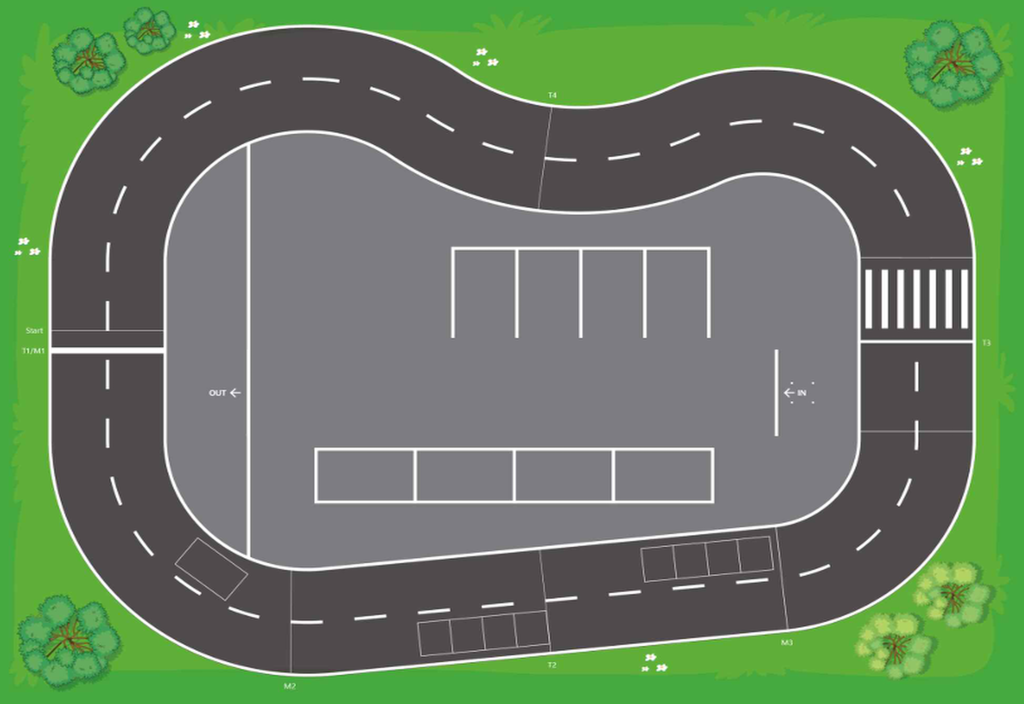
#> input picture sim/assets/generated/track_texture_unscaled_preview.png, 4096 x 2815 px (shown at 1/4 size)
$ python -i build_map.py   (imports and definitions only)
#> lines starting #> are read from the running program, lines starting #| are printed output that depends on the picture; after the words box and inside, x2 and y2 are one past the last pixel; in counts of white or black regions, pixels touching at a corner belong together
### sim/config.py
from __future__ import annotations

import json
import math
import os
import tempfile
from copy import deepcopy
from pathlib import Path
from typing import Any, Iterable


SIM_ROOT = Path(__file__).resolve().parent
DEFAULT_CONFIG_PATH = SIM_ROOT / "config" / "sim_config.json"


class ConfigurationError(RuntimeError):
    """Raised when a required measured value is absent or invalid."""


def sim_path(value: str | os.PathLike[str], *, must_exist: bool = False) -> Path:
    """Resolve a path and reject every destination outside ``sim``."""
#> further down, picture is the input picture: shape (2815, 4096, 3); mean B, G, R 97.2, 126, 103.3

    candidate = Path(value)
    resolved = candidate.resolve() if candidate.is_absolute() else (SIM_ROOT / candidate).resolve()
    try:
        resolved.relative_to(SIM_ROOT)
    except ValueError as exc:
        raise ConfigurationError(f"Path escapes the sim directory: {resolved}") from exc
    if must_exist and not resolved.exists():
        raise ConfigurationError(f"Required sim file does not exist: {resolved}")
    return resolved


# [128 lines left out: functions readable_path, _read_json, _deep_merge, load_config, get_value, set_value and 1 more, not called in this run]


MAP_REQUIRED = (
    "map.physical_width_m",
    "map.physical_height_m",
)

VEHICLE_GEOMETRY_REQUIRED = (
    "vehicle.body_length_m",
    "vehicle.body_width_m",
    "vehicle.body_height_m",
    "vehicle.rear_axle_from_rear_m",
    "vehicle.front_axle_from_rear_m",
    "vehicle.wheelbase_m",
    "vehicle.front_track_m",
    "vehicle.rear_track_m",
    "vehicle.wheel_radius_m",
    "vehicle.wheel_width_m",
)

KINEMATIC_HARDWARE_REQUIRED = (
    "hardware.command.steer_min",
    "hardware.command.steer_max",
    "hardware.command.drive_pwm_min",
    "hardware.command.drive_pwm_max",
    "hardware.command.drive_pwm_deadband",
    "hardware.steering.straight_command",
    "hardware.steering.left_angle_deg_at_steer_min",
    "hardware.steering.right_angle_deg_at_steer_max",
    "hardware.steering.command_slew_per_second",
    "hardware.drive.driven_axle",
    "hardware.drive.pwm_speed_table",
    "hardware.drive.speed_response_mode",
    "hardware.drive.zero_pwm_behavior",
)

SPAWN_REQUIRED = (
    "map.spawn.rear_axle_x_m",
    "map.spawn.rear_axle_y_m",
    "map.spawn.yaw_deg",
)

AUTO_CAMERA_REQUIRED = (
    "hardware.camera.width_px",
    "hardware.camera.height_px",
    "hardware.camera.fps",
    "hardware.camera.horizontal_fov_deg",
    "hardware.camera.position_from_rear_axle_m",
    "hardware.camera.pitch_deg",
    "hardware.camera.yaw_deg",
)


# [60 lines left out: functions missing_parameters, require_parameters, write_json_in_sim, not called in this run]

### sim/build_map.py
from __future__ import annotations

import argparse
import hashlib
from pathlib import Path
from typing import Any

import cv2
import numpy as np

try:
    from .config import (
        DEFAULT_CONFIG_PATH,
        ConfigurationError,
        get_value,
        is_known,
        load_config,
        require_parameters,
        set_value,
        sim_path,
        write_json_in_sim,
    )
except ImportError:  # Direct execution: python sim/build_map.py
    from config import (
        DEFAULT_CONFIG_PATH,
        ConfigurationError,
        get_value,
        is_known,
        load_config,
        require_parameters,
        set_value,
        sim_path,
        write_json_in_sim,
    )


GENERATED_DIR = sim_path("assets/generated")


def _largest_component_bbox(mask: np.ndarray) -> tuple[int, int, int, int]:
    count, _, stats, _ = cv2.connectedComponentsWithStats(mask.astype(np.uint8), 8)
    if count <= 1:
        raise ConfigurationError("Could not find a colored map region in the source image.")
    component = 1 + int(np.argmax(stats[1:, cv2.CC_STAT_AREA]))
    x, y, width, height, _ = (int(value) for value in stats[component])
    return x, y, x + width, y + height


def detect_rgb_artwork_bbox(image: np.ndarray) -> tuple[int, int, int, int]:
    """Find the saturated rectangular artwork while excluding the white screenshot."""

    hsv = cv2.cvtColor(image, cv2.COLOR_BGR2HSV)
#> hsv: shape (2815, 4096, 3); mean H, S, V 110.9, 56.9, 129.9
    colored = ((hsv[:, :, 1] > 5) & (hsv[:, :, 2] < 254)).astype(np.uint8)
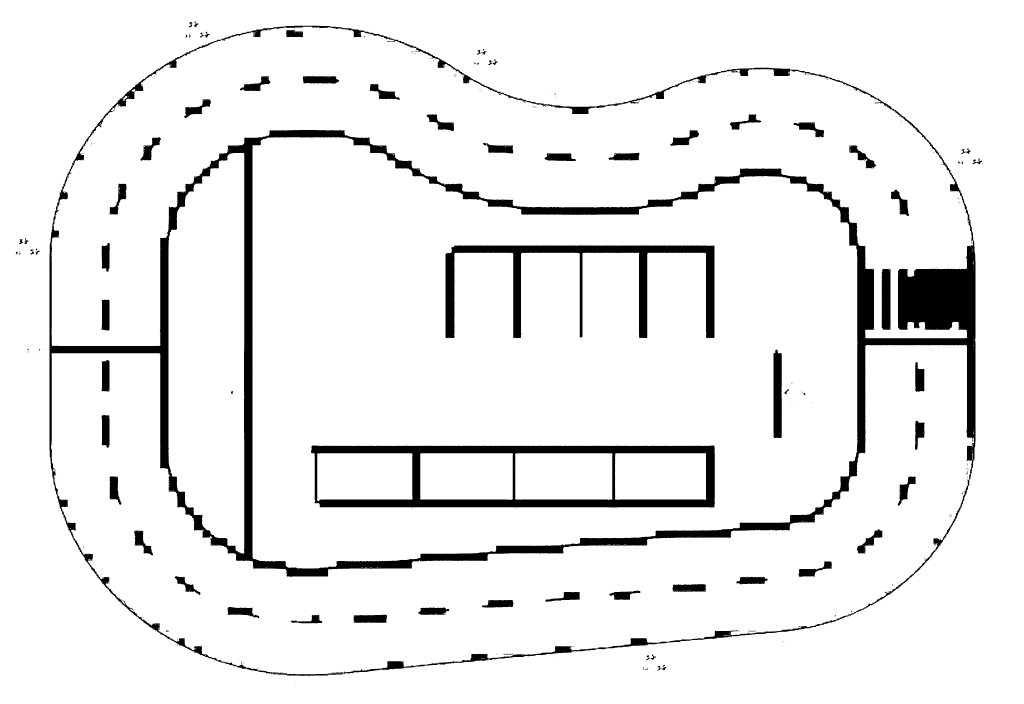
#> colored: shape (2815, 4096) (shown at 1/4 size); values 0 (black) and 1 (white), 92.9% white; 226 black regions (148 under 20 px), largest, box (x1, y1, x2, y2) and area: (198, 103, 3902, 2703) 491515, (1244, 1782, 2859, 2030) 115113, (1782, 982, 2858, 1353) 79686
    kernel = np.ones((5, 5), np.uint8)
    connected = cv2.morphologyEx(colored, cv2.MORPH_CLOSE, kernel, iterations=2)
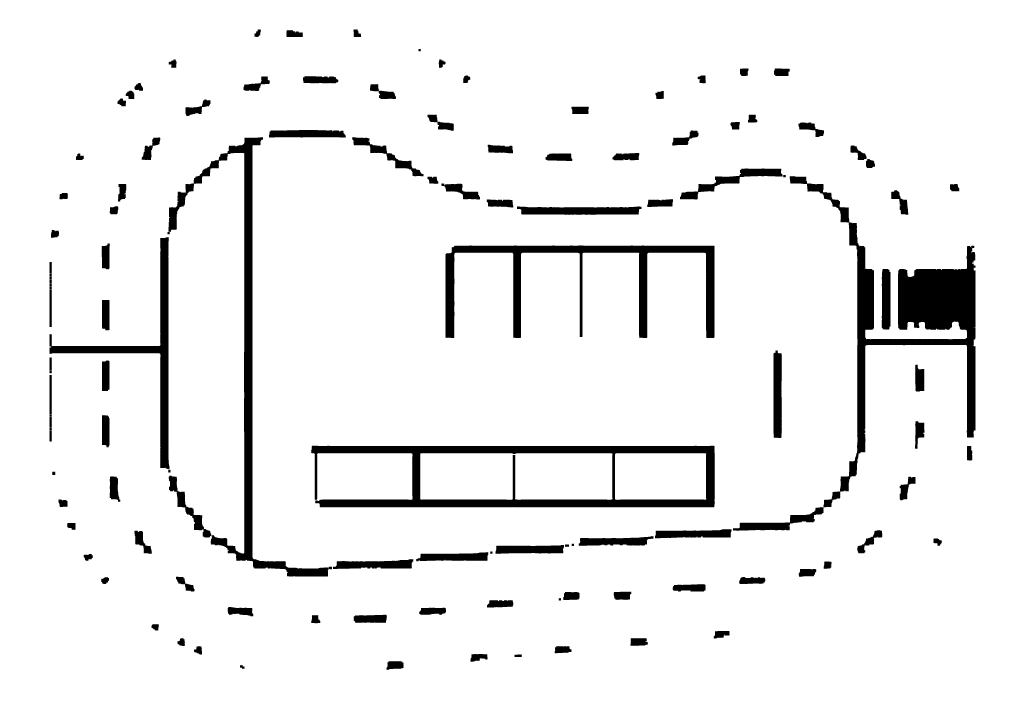
#> connected: shape (2815, 4096) (shown at 1/4 size); values 0 (black) and 1 (white), 93.6% white; 120 black regions, largest, box (x1, y1, x2, y2) and area: (2932, 705, 3902, 2123) 160195, (1245, 1783, 2859, 2029) 113947, (674, 549, 1314, 2306) 82747
    return _largest_component_bbox(connected)
#> in _largest_component_bbox, `count, _, stats, _ = cv2.connectedComponentsWithStats(mask.astype(np.u..`: count = 5; stats = [[198, 118, 3704, 2561, 738635], [0, 0, 4096, 2815, 10583929], [1681, 1813, 769, 186, 140316], [2460, 1813, 365, 186, 67359], [2259, 2598, 1, 1, 1]]
#> in _largest_component_bbox, `component = 1 + int(np.argmax(stats[1:, cv2.CC_STAT_AREA]))`: component = 1
#> in _largest_component_bbox, `x, y, width, height, _ = (int(value) for value in stats[component])`: x = 0; width = 4096; height = 2815


# [227 lines left out: functions detect_plan_frame_bbox, target_texture_size, _read_image, _sha256, _plan_line_mask, _alignment_preview and 3 more, not called in this run]


# [2 lines not run here, left out]

>>> import cv2
>>> picture = cv2.imread('assets/generated/track_texture_unscaled_preview.png')
>>> result = detect_rgb_artwork_bbox(picture)
#> result = (0, 0, 4096, 2815)
